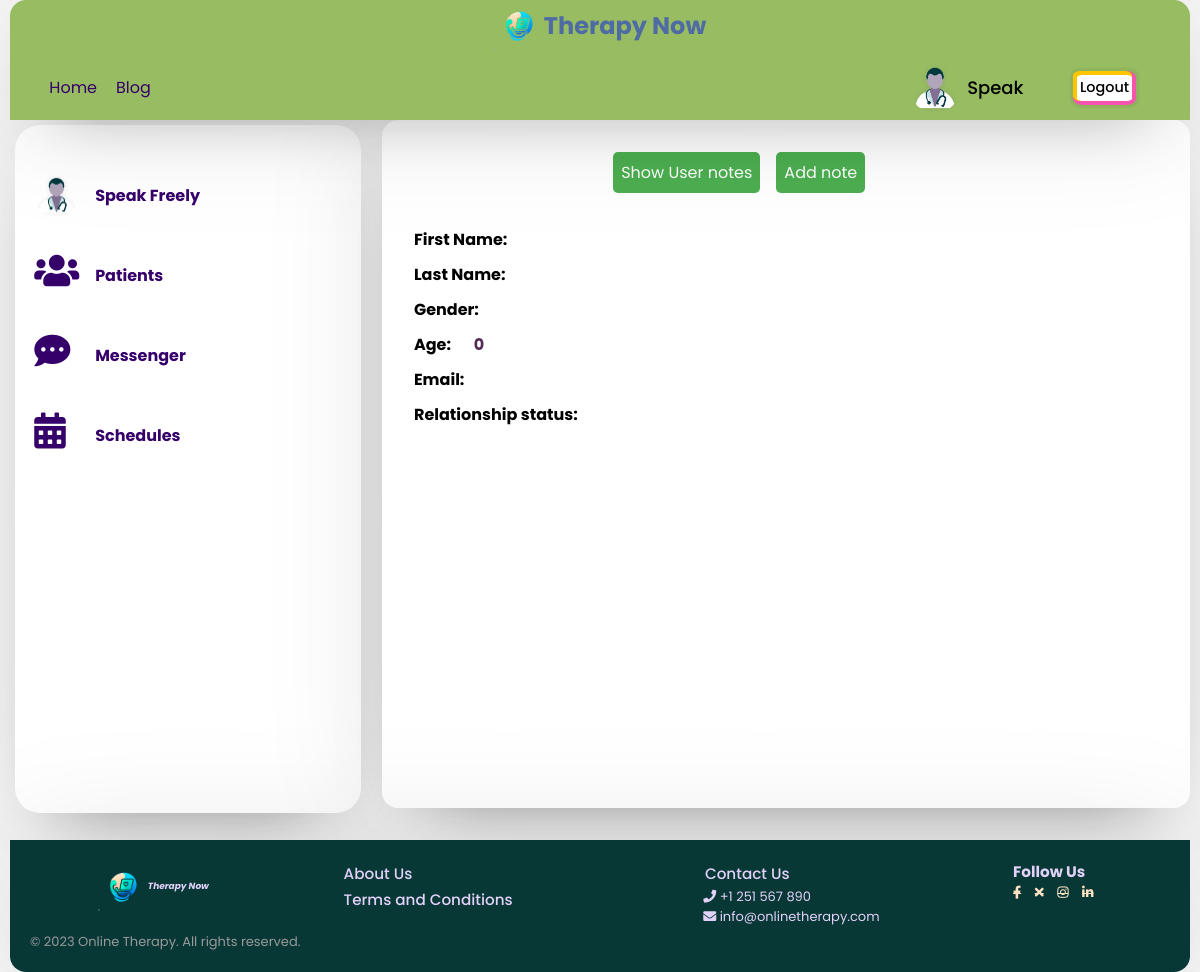
The page /profile.php?user_id=1&link=user_profile (signed in) on the database as committed earlier.
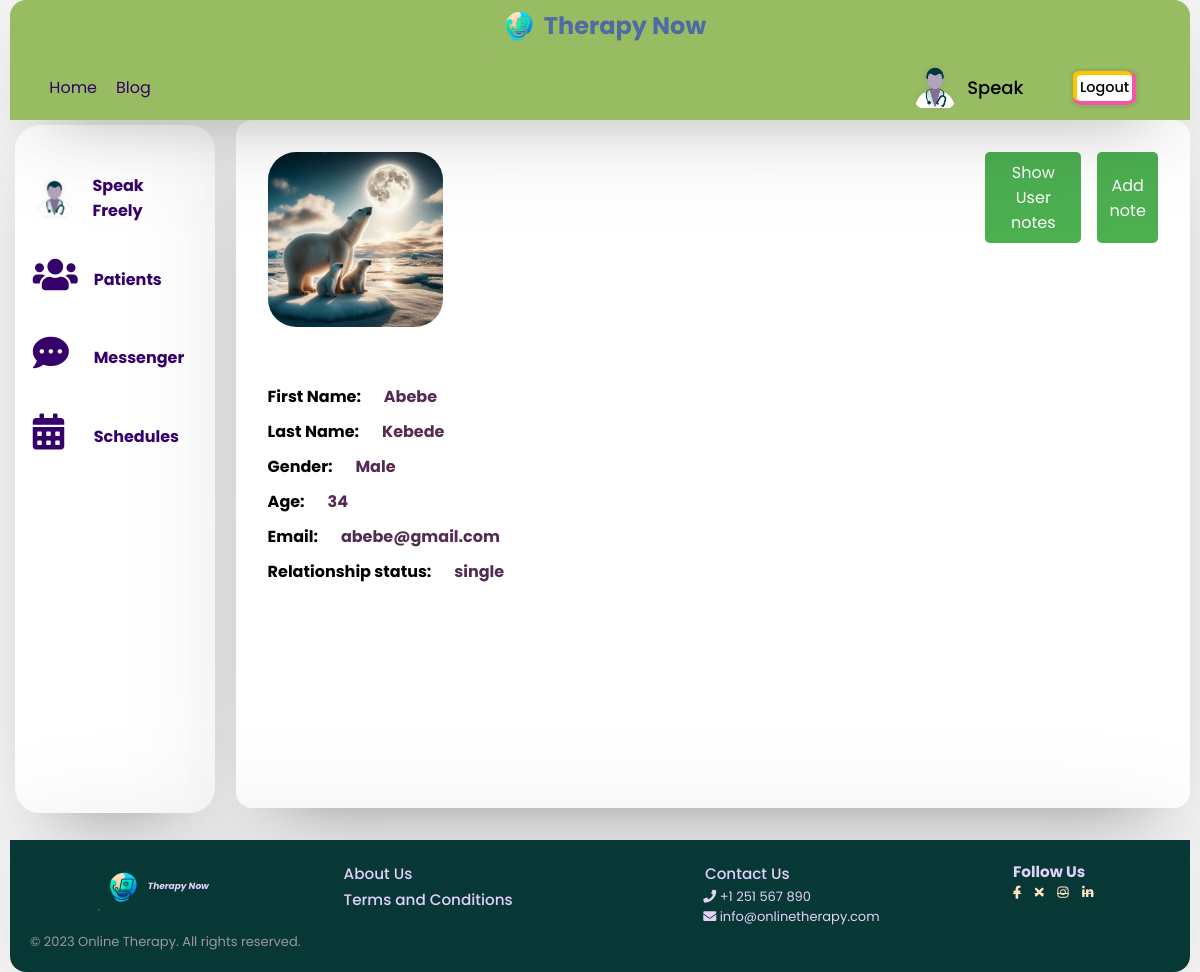
The same page on the database as committed later.
### tables this page shows
CREATE TABLE `therapist` (
  `unique_id` int(11) NOT NULL,
  `fname` text NOT NULL,
  `lname` text NOT NULL,
  `email` text NOT NULL,
  `password` text NOT NULL,
  `specialization` text DEFAULT NULL,
  `img` text DEFAULT NULL,
  `phone` text DEFAULT NULL,
  `status` text DEFAULT NULL,
  `r_date` date DEFAULT curdate(),
  `r_time` time DEFAULT curtime(),
  `gender` varchar(30) NOT NULL,
  `birthDate` int(11) NOT NULL
);

CREATE TABLE `users` (
  `user_id` int(11) NOT NULL,
  `unique_id` int(255) NOT NULL,
  `fname` varchar(255) NOT NULL,
  `lname` varchar(255) NOT NULL,
  `email` varchar(255) NOT NULL,
  `password` varchar(255) NOT NULL,
  `img` varchar(255) NOT NULL,
  `status` varchar(255) NOT NULL,
  `gender` varchar(10) DEFAULT NULL,
  `birthdate` date DEFAULT NULL,
  `relationship` varchar(100) DEFAULT NULL,
  `r_date` date DEFAULT curdate(),
  `r_time` time DEFAULT curtime()
);

### profile/profile.php (the view, shortened to what this page needs)
<?php
if (isset($_GET['user_id'])) {
    $user_id = $_GET['user_id'];
    $sql_p2 = mysqli_query($conn, "SELECT * FROM users WHERE unique_id = {$user_id}");
}
$sql_d = mysqli_query($conn, "SELECT * FROM therapist WHERE unique_id = {$_SESSION['unique_id']}");
$_doc = false;
$_user = false;
$user_profile = false;
if (mysqli_num_rows($sql_d) > 0) {
    $_doc = true;
    $_user = false;
    if (isset($_GET['link']) and $_GET['link'] == 'user_profile') {
        $user_profile = true;
    } else {
        $user_profile = false;
    }
} else {
    $_doc = false;
    $_user = true;
}
if ($_doc and !$user_profile) {
?>
    <div class="right">
        <img src="php/images/<?php echo $row['img']; ?>" alt="">
        <h2><?= $row['fname'] . '  ' . $row['lname'] ?></h2>
        <ul>
            <li><strong>Specialty:</strong> Psychiatrist</li>
            <li><strong>Location:</strong> Addis Ababa</li>
            <li><strong>Rating:</strong> 4.9/5</li>
            <li><strong>Bio:</strong> <?= $row['fname'] . '  ' ?> is a licensed and experienced psychiatrist who provides
                compassionate and effective mental health care to his patients. He specializes in treating anxiety,
                depression, bipolar disorder, and PTSD. He also offers online counseling and telemedicine services.</li>
        </ul>
    </div>
<?php
} elseif ($_user or $_doc) {
    if ($_doc) {
        $row = mysqli_fetch_assoc($sql_p2);
    }
?>
    <div class="right prof">
        <?php
        $birthdate = new DateTime($row['birthdate']);
        $today = new DateTime('today');
        $age = $birthdate->diff($today)->y;
        ?>
        <div class="rightleft">
            <img src="php/images/<?php echo $row['img']; ?>" alt="">
            <ul>
                <br><br>
                <li><strong>First Name: </strong> <span><?= $row['fname'] ?> </span></li>
                <li><strong>Last Name: </strong> <span><?= $row['lname'] ?></span></li>
                <li><strong>Gender: </strong> <span><?= $row['gender'] ?></span></li>
                <li><strong>Age: </strong> <span><?= $age ?></span></li>
                <li><strong>Email: </strong> <span><?= $row['email'] ?></span></li>
                <li><strong>Relationship status: </strong> <span><?= $row['relationship'] ?></span></li>
            </ul>
        </div>
        <?php if (mysqli_num_rows($sql_d) > 0) { ?>
                <div class="righright">
                <div class="buttons">
                    <button class="addHis">Add note</button>
                    <button class="showHis">Show User notes</button>
                </div>
            </div>
            <?php    } ?>
    </div>
<?php
}
?>

### head.php (shortened to what this page needs)
<!DOCTYPE html>
<html lang="en">
<head>
  <link rel="stylesheet" href="style.css">
  <link rel="stylesheet" href="https://cdnjs.cloudflare.com/ajax/libs/font-awesome/5.15.2/css/all.min.css" />
</head>

### profile.php (shortened to what this page needs)
<?php
require_once 'head.php';
require_once "php/config.php";
?>
<body>
    <?php require_once "header.php";  ?>
    <div class="profile-container">
        <?php
        require_once "profile/sidebar.php";
        if (isset($_GET['link'])) {
            $link = $_GET['link'];
            switch ($link) {
                default:
                    require_once "profile/profile.php";
                    break;
            }
        } else
            require_once "profile/profile.php";
        ?>
    </div>
    <?php require_once "footer.php" ?>
</body>
</html>

### header.php (shortened to what this page needs)
<div id="header-container">
    <div class="logo">
        <a href="index.php">
            <img src="img/logo.png" alt="">
            <h1>Therapy Now</h1>
        </a>
    </div>
    <header>
        <div class="navigation-menu">
            <div class="navigation-links">
                <a href="index.php">Home</a>
                <a href="blog.php">Blog</a>
            </div>
        </div>
        <?php require_once "php/config.php";
        if (!isset($_SESSION['unique_id'])) { ?>
            <div class="user-buttons c d">
                <a href="signup.php">Sign up</a>
                <a href="login.php">Log in</a>
            </div>
        <?php } else {
            $sql = mysqli_query($conn, "SELECT * FROM users WHERE unique_id = {$_SESSION['unique_id']}");
            if (mysqli_num_rows($sql) > 0) {
                $row = mysqli_fetch_assoc($sql);
            } else {
                $sql = mysqli_query($conn, "SELECT * FROM therapist WHERE unique_id = {$_SESSION['unique_id']}");
                $row = mysqli_fetch_assoc($sql);
            } ?>
            <div class="user-buttons user-profile c">
                <a href="profile.php" class="pro_link">
                    <img src="php/images/<?php echo $row['img']; ?>" alt="">
                    <span><?php echo $row['fname'] ?></span>
                </a>
                <a href="php/logout.php?logout_id=<?php echo $row['unique_id']; ?>" class="logout">Logout</a>
            </div>
        <?php } ?>
    </header>
</div>

### profile/sidebar.php (shortened to what this page needs)
<div class="left">
    <?php
    $sql = mysqli_query($conn, "SELECT * FROM therapist WHERE unique_id ={$_SESSION['unique_id']} ");
    if (mysqli_num_rows($sql) > 0) {
    ?>
    <a href="profile.php?link=profile">
        <img src="php/images/<?php echo $row['img']; ?>" alt="">
        <p><?= $row['fname'] . " " . $row['lname'] ?></p>
    </a>
    <a href="profile.php?link=patient">
        <span><i class="fas fa-solid fa-users"></i></span>
        <p>Patients</p>
    </a>
    <?php
    }
    ?>
    <a href="profile.php?link=message">
        <span><i class="fas fa-solid fa-comment-dots"></i></span>
        <p>Messenger</p>
    </a>
    <a href="profile.php?link=schedule">
        <span><i class="fas fa-solid fa-calendar-alt"></i></span>
        <p>Schedules</p>
    </a>
</div>

### footer.php
<footer>
    <div>
        <a href="index.php">
            <img src="img/logo.png" alt="" style="width: 50px;">
            <h3>Therapy Now</h3>
        </a>
    </div>
    <div class="one">
        <h3><a href="about.php">About Us</a></h3>
        <h3><a href="Terms&Conditions.php">Terms and Conditions</a></h3>
    </div>
    <div class="two">
        <h3><a href="contact.php
        ">Contact Us</a></h3>
        <p><i class="fas fa-phone"></i> +1 251 567 890</p>
        <p><i class="fas fa-envelope"></i> info@onlinetherapy.com</p>
    </div>
    <div class="three">
        <h3>Follow Us</h3>
        <ul class="social-icons">
            <li><a target="_blank" href="https://www.facebook.com/"><i class="fab fa-facebook-f"></i></a></li>
            <li><a target="_blank" href="https://twitter.com/"> <i class="fas fa-times"></i>
                </a></li>
            <li><a target="_blank" href="https://www.instagram.com/"><i class="fab fa-instagram"></i></a></li>
            <li><a target="_blank" href="https://www.linkedin.com/"><i class="fab fa-linkedin-in"></i></a></li>
        </ul>
    </div>
    <div class="four">
        <p class="copy">© 2023 Online Therapy. All rights reserved.</p>
    </div>
</footer>

### profile/profile.php (style rules this page uses)
.profile-container .right .rightleft span { margin-left: 2vmin; color: #542B53; font-weight: 700; }
.profile-container .prof { display: flex; flex-direction: row; }
.profile-container .right .righright div { margin-bottom: 1em; }
.right .buttons { display: flex; gap: 1em; flex-direction: row-reverse; }
.right .buttons button, input[type="submit"] { background-color: #4CAF50; color: white; border: none; border-radius: 5px; padding: 0.5em; font-size: 1em; cursor: pointer; }

Rows that differ between the two databases and show on the page:
now on this page (row edited): users: img (picture), fname "Abebe", lname "Kebede", gender "Male", birthdate "34", email "abebe@gmail.com", relationship "single"
Other text that changed with them:
$age: "0" → "34"
